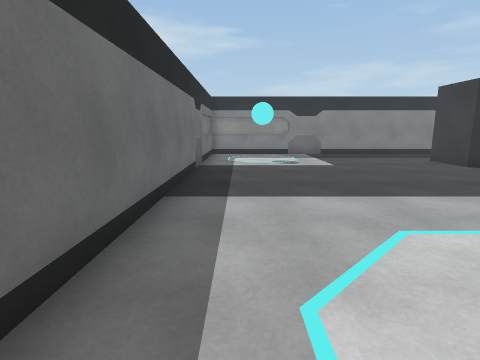
View 1 (above)

19 first-person views from a walk through a Unity game level. The camera is 1.3 m above the floor, tilts 10° down and sees 80° across. The floor is counted in squares, 1 m on a side. Each view is taken from the middle of a square. On the plan, view 1 faces up. The plan holds only what a view shows up to about 13 squares ahead; the rest is blank. The place goes on beyond the plan. The player is left out. Some surface patterns are stand-ins.

View 2
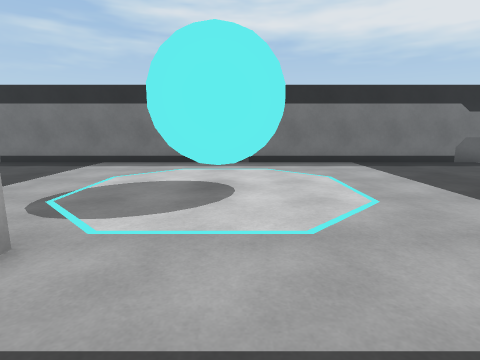

View 3
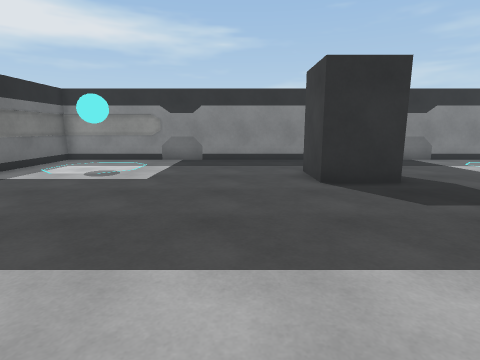

View 4
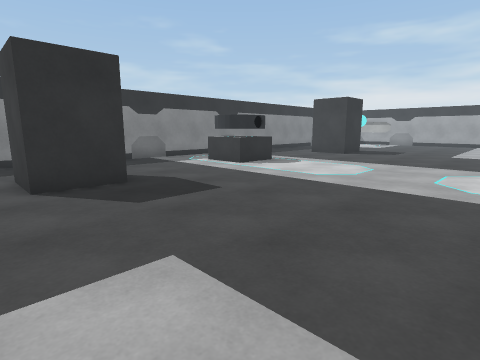

View 5
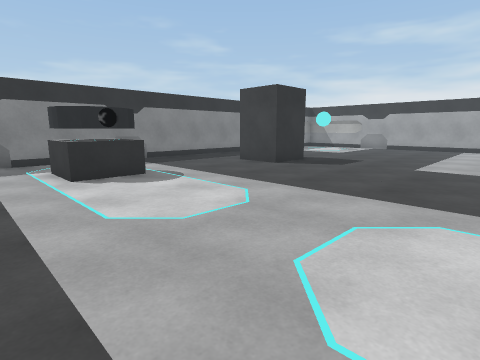

View 6
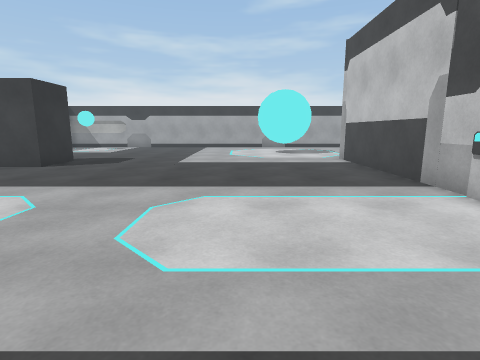

View 7
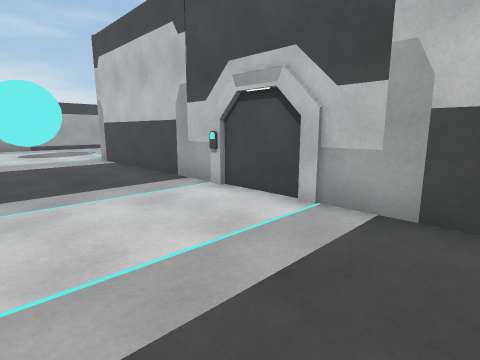

View 8
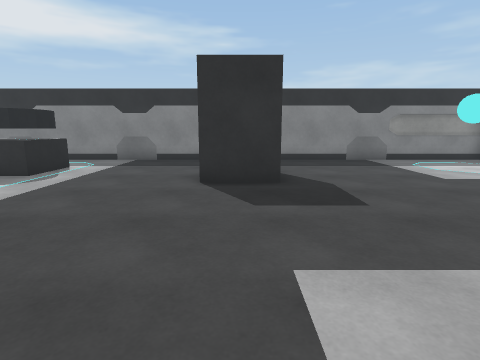

View 9
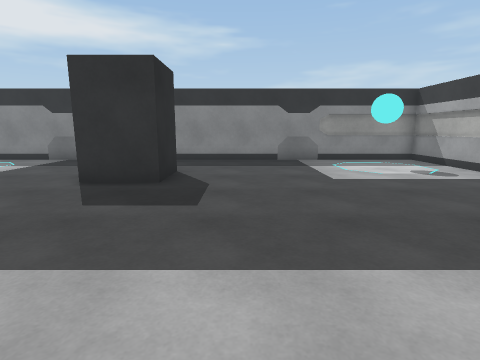

View 10
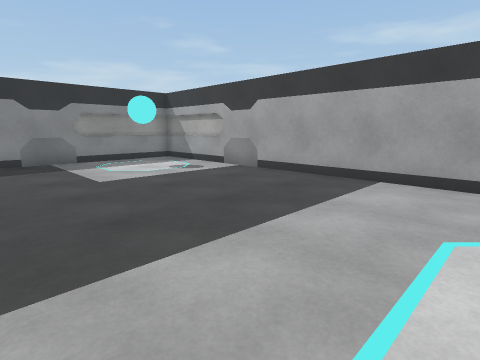

View 11
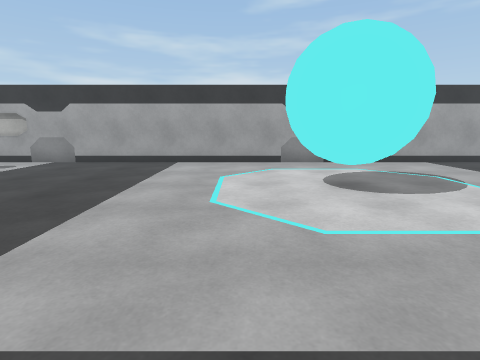

View 12
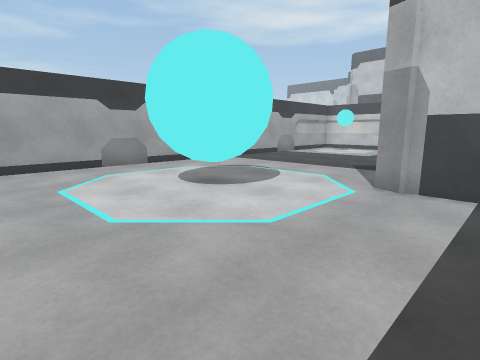

View 13
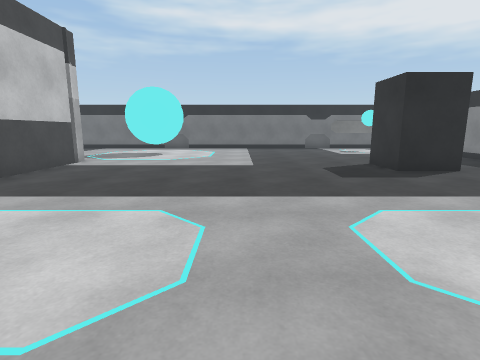

View 14
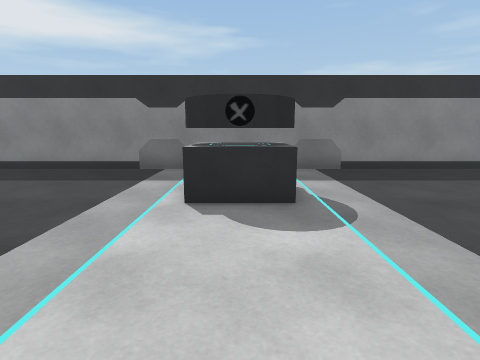

View 15
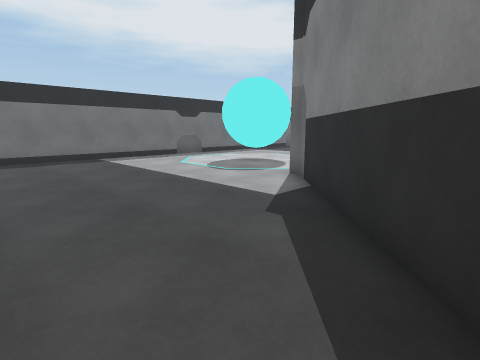

View 16
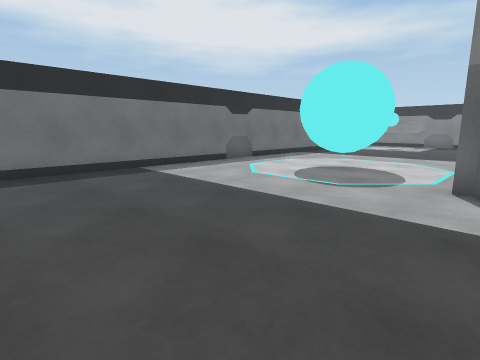

View 17
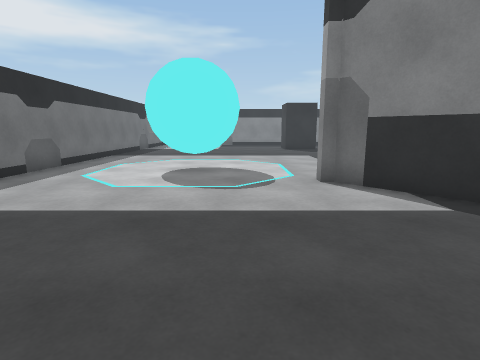

View 18
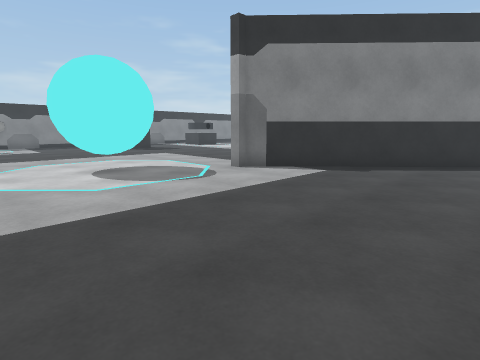

View 19
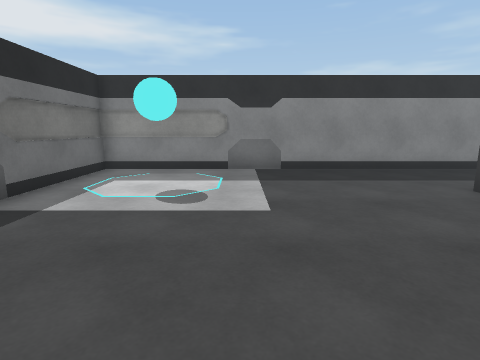

### Floor plan
Key: @ floor where view 1 was taken; # wall or solid block; . floor; T thing the floor can be seen under or through; O other object.
Columns run from 2 left of view 1 to 34 right of it. Each row starts with its distance up from view 1.
 16 #####################################
 15 #...................................#
 14 #...................................#
 13 #..#.............#O#..... .......#..#
 12 #.........###....OOO....###.........#
 11 #.........###....#O#....###.........#
 10 #.........###...........###.........#
  9 #...................................#
  8 #...................................#
  7 #...................................#
  6 #...................................#
  5 #...................................#
  4 #...................................#
  3 #...................................#
  2 #.... T.......................##....#
  1 #...T TT.....................### ...#
  0 #.@.TTTT.....................##  ...#
 -1 #....TT.......................# ....#
 -2 #.........##################........
 -3 #..........##               ........
 -4 #..........##               ........#
 -5 #...........##               .......#
 -6 #............##              .... ..#
 -7 #.............##             ...    #
 -8 #..............#
 -9 # . ......... .

Positions as (right, up) in squares from view 1, and headings:
1: (0, 0), facing up
2: (10, 1), facing left
3: (6, 3), facing up
4: (7, 3), facing up-right
5: (13, 3), facing up-right
6: (12, 3), facing right
7: (12, 3), facing down-right
8: (23, 3), facing up
9: (26, 3), facing up
10: (26, 3), facing up-right
11: (22, 3), facing right
12: (23, 5), facing down-right
13: (19, 5), facing left
14: (16, 6), facing up
15: (12, -9), facing up-left
16: (8, -9), facing up-left
17: (5, -9), facing up
18: (0, -9), facing up-right
19: (3, 6), facing up
